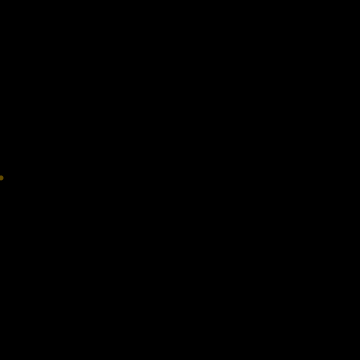
Frame 1 (no input)
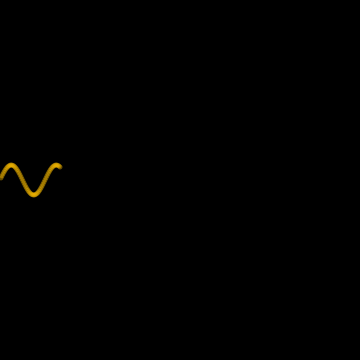
Frame 60 (the mouse pressed at the canvas centre just before this capture)
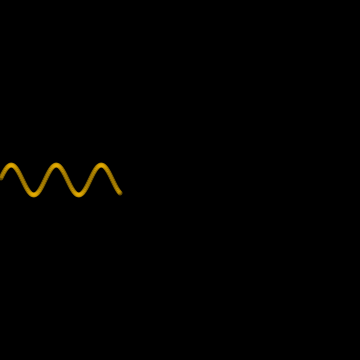
Frame 120 (the mouse held since frame 60 and released just before this capture)

The Processing sketch that drew these frames (run headless with seeded random() and noise(); from frame 60 on, the mouse is pressed at the canvas centre):

// Processing sketch: digitalHarmEllip
// ── digitalHarmEllip.pde
float y;
float angx;
float frq=8;
int sz =5;
int lc = 1; //line count

void setup(){
 size(360,360);
 background(0);
 colorMode(HSB,8,100,100);
 translate(0, height/2);
 
  
  
}

void draw(){
 translate(0,height/2);
 fill((lc)%8,100,100,100);
 strokeWeight(2);
 noStroke();
 
 angx+=1;
 y= (-1*(sin(frq*radians(angx))*(120)/frq));
 ellipse(angx,y, sz,sz);
 
 if (angx > width){
  frq-=1;
  angx=0;
  lc++;
  
 }
 
 if (frq<1){
  frq=8; 
  delay(500);
  background(0);
 }
  
}
